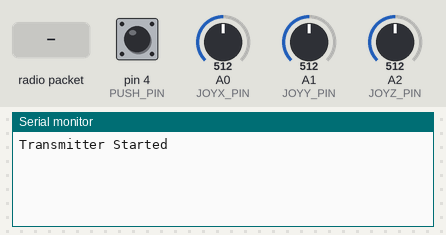
This sketch was run on a simulated Arduino Uno, built for the host (arithmetic inside an expression is 32-bit, double 64-bit). Shown: the last lines printed to the serial monitor. Inputs (shaded band) come from the test bench; at power-on: pin 4 (PUSH_PIN) LOW, A0 (JOYX_PIN) = 512, A1 (JOYY_PIN) = 512, A2 (JOYZ_PIN) = 512. No radio packets arrive unless stated.

Above: at 1.2 s.
1.3 s: radio packet "1" arrives
At 2.4 s:
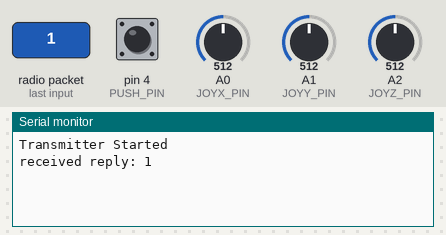
2.8 s: radio packet "0" arrives
At 3.5 s:
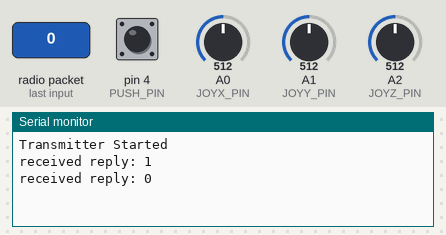

The sketch:

Transmitter.ino
```cpp
#include <String.h>
#include <SPI.h>
#include <nRF24L01.h>
#include <RF24.h>
RF24 radio(7, 8); // CE, CSN
const byte addresses[][6] = {"00001", "00002"};

int PUSH_PIN            = 4;
int JOYX_PIN            = A0;
int JOYY_PIN            = A1;
int JOYZ_PIN            = A2;

/* variable declaration that holds data value */
int X_val               = 0;
int Y_val               = 0;
int Z_val               = 0;
int pushState           = 0;

char cmd[4];                        // array that holds command or a combination of two or more commands
int middlePoint         = 1023 / 2; // 1023 is the default max value of analog
int wiperMiddlePoint    = 512 / 2;  // result will be the middle point of wiper, which added/subtracted by the wiper threshold
int wiperThreshold      = 180;      // it helps reading sensitivity of the Z-axis/Wiper
int axisThreshold       = 80;       // it helps reading sensitivity X & Y axis

int i = 0;
void initPins() {
  pinMode(JOYX_PIN, INPUT);
  pinMode(JOYY_PIN, INPUT);
  pinMode(JOYZ_PIN, INPUT);
  pinMode(PUSH_PIN, INPUT);
}

void setup() {
  initPins();
  Serial.begin(9600);

  radio.begin();
  radio.openWritingPipe(addresses[1]);    // 00001
  radio.openReadingPipe(1, addresses[0]); // 00002
  radio.setPALevel(RF24_PA_MIN);
  //radio.stopListening();
  Serial.println("Transmitter Started");
}

void acknowledge() {
  delay(5);
  radio.stopListening();

}

void loop() {
  delay(2);
  radio.stopListening();

  X_val = analogRead(JOYX_PIN);
  Y_val = analogRead(JOYY_PIN);
  Z_val = analogRead(JOYZ_PIN);
  pushState = digitalRead(PUSH_PIN);

  if (Y_val > (middlePoint + axisThreshold) || Y_val < (middlePoint - axisThreshold)) {
    cmd[0] = (Y_val > (middlePoint + axisThreshold))  ? 'F' : 'B';
  } else {
    cmd[0] = 0;
  }
  if (X_val > (middlePoint + axisThreshold) || X_val < (middlePoint - axisThreshold)) {
    cmd[1] = (X_val > (middlePoint + axisThreshold)) ? 'L' : 'R';
  } else {
    cmd[1] = 0;
  }
  //start transmitting command to receiver
  sendCommand();

  // Start listening receiver's reply
  delay(2);
  radio.startListening();
  delay(2);
  //while (!radio.available());
  if (radio.available()) {
    while (radio.available()) {
      char text[32] = "";
      radio.read(&text, sizeof(text));
      Serial.print("received reply: ");
      Serial.println(text);
    }
  }
}

void sendCommand() {
  String cmds;
  for (int i = 0; i < 2; i++) {
    char c = cmd[i];
    if (c != NULL && c != '\0') {
      cmds += c;
    }
  }
  // check if commands is not empty
  if (cmds != NULL && cmds != '\0') {
    //Serial.println(cmds);
    char text[4] = "";
    cmds.toCharArray(text, sizeof(text));
    radio.write(&text, sizeof(text));
  } else {
    /* if no direction command to transmit then let's check the wiper command*/
    if (Z_val > (wiperMiddlePoint + wiperThreshold) || Z_val < (wiperMiddlePoint - wiperThreshold)) {
      if (Z_val > (wiperMiddlePoint + wiperThreshold)) {
        //Serial.println("WR");
        const char text[] = "WR";
        radio.write(&text, sizeof(text));
      } else if (Z_val < (wiperMiddlePoint - wiperThreshold)) {
        //Serial.println("WL");
        const char text[] = "WL";
        radio.write(&text, sizeof(text));
      } else {
        //turn_off();
      }
    } else {
      /* if no wiper command to transmit then let's check the push button state */
      if (pushState == HIGH) {
        //Serial.println("PUSH");
        const char text[] = "PUSH";
        radio.write(&text, sizeof(text));
      } else {
        //turn_off();
      }
    }
  }
}
```

Measured:
- after the input at 1.3 s, the serial monitor: prints a new line at once (image 1)
- after the input at 2.8 s, the serial monitor: prints a new line at once (image 2)
